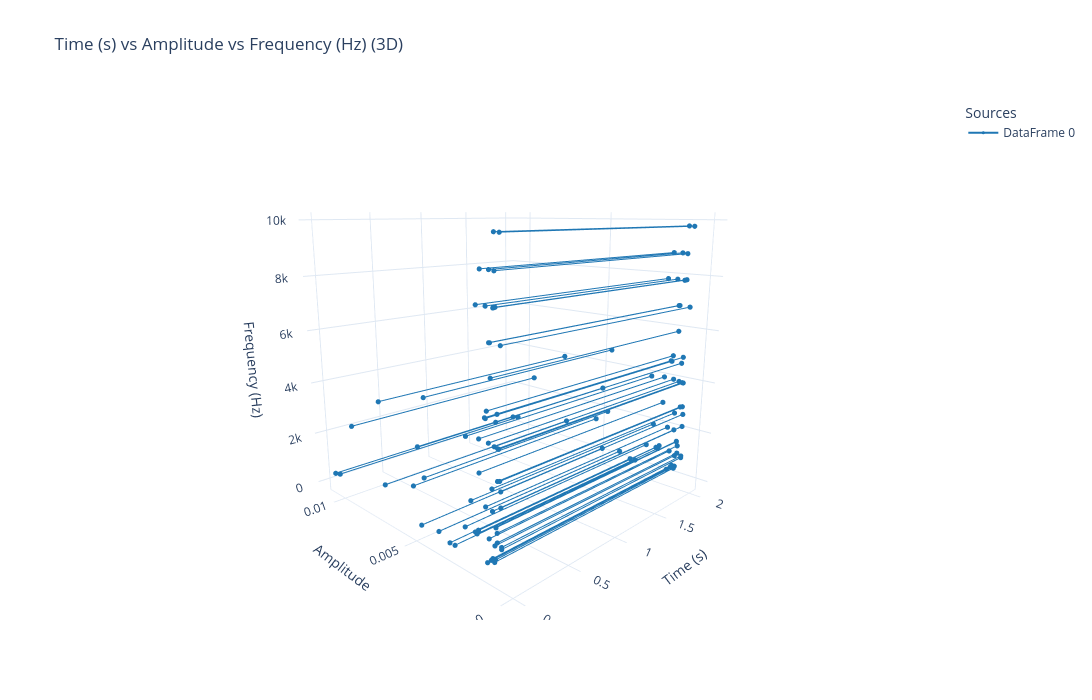

The code cell stored with this chart in its notebook:
### Markdown cell above
Let’s visualize the extended frame:

### Code cell
from audiospylt.multiplotter import plot_combined_3d

plot_combined_3d(
    dfs=[df_multi],
    axis_order=("time", "amp", "freq"),
    flip={"amp": True, "time": True},
    plot_width=1100,
    plot_height=700,
)

### Figure 1 — Plotly figure (JSON) as saved in the notebook; plotly's stock layout.template omitted (floating-point values rounded to 4 significant figures)
{"data": [{"legendgroup": "DataFrame 0", "line": {"color": "#1f77b4", "width": 2}, "marker": {"color": "#1f77b4", "size": 3}, "mode": "lines+markers", "name": "DataFrame 0", "showlegend": true, "type": "scatter3d", "x": [0, 2], "y": [0.003061, 0.003061], "z": [150, 150]}, {"legendgroup": "DataFrame 0", "line": {"color": "#1f77b4", "width": 2}, "marker": {"color": "#1f77b4", "size": 3}, "mode": "lines+markers", "name": "DataFrame 0", "showlegend": false, "type": "scatter3d", "x": [0, 2], "y": [0.002791, 0.002791], "z": [163.2, 163.2]}, {"legendgroup": "DataFrame 0", "line": {"color": "#1f77b4", "width": 2}, "marker": {"color": "#1f77b4", "size": 3}, "mode": "lines+markers", "name": "DataFrame 0", "showlegend": false, "type": "scatter3d", "x": [0, 2], "y": [0.00116, 0.00116], "z": [200, 200]}, {"legendgroup": "DataFrame 0", "line": {"color": "#1f77b4", "width": 2}, "marker": {"color": "#1f77b4", "size": 3}, "mode": "lines+markers", "name": "DataFrame 0", "showlegend": false, "type": "scatter3d", "x": [0, 2], "y": [0.004657, 0.004657], "z": [210.5, 210.5]}, {"legendgroup": "DataFrame 0", "line": {"color": "#1f77b4", "width": 2}, "marker": {"color": "#1f77b4", "size": 3}, "mode": "lines+markers", "name": "DataFrame 0", "showlegend": false, "type": "scatter3d", "x": [0, 2], "y": [0.003659, 0.003659], "z": [331.6, 331.6]}, {"legendgroup": "DataFrame 0", "line": {"color": "#1f77b4", "width": 2}, "marker": {"color": "#1f77b4", "size": 3}, "mode": "lines+markers", "name": "DataFrame 0", "showlegend": false, "type": "scatter3d", "x": [0, 2], "y": [0.000822, 0.000822], "z": [339.5, 339.5]}, {"legendgroup": "DataFrame 0", "line": {"color": "#1f77b4", "width": 2}, "marker": {"color": "#1f77b4", "size": 3}, "mode": "lines+markers", "name": "DataFrame 0", "showlegend": false, "type": "scatter3d", "x": [0, 2], "y": [0.0009813, 0.0009813], "z": [347.4, 347.4]}, {"legendgroup": "DataFrame 0", "line": {"color": "#1f77b4", "width": 2}, "marker": {"color": "#1f77b4", "size": 3}, "mode": "lines+markers", "name": "DataFrame 0", "showlegend": false, "type": "scatter3d", "x": [0, 2], "y": [0.01068, 0.01068], "z": [352.6, 352.6]}, {"legendgroup": "DataFrame 0", "line": {"color": "#1f77b4", "width": 2}, "marker": {"color": "#1f77b4", "size": 3}, "mode": "lines+markers", "name": "DataFrame 0", "showlegend": false, "type": "scatter3d", "x": [0, 2], "y": [0.0103, 0.0103], "z": [423.7, 423.7]}, {"legendgroup": "DataFrame 0", "line": {"color": "#1f77b4", "width": 2}, "marker": {"color": "#1f77b4", "size": 3}, "mode": "lines+markers", "name": "DataFrame 0", "showlegend": false, "type": "scatter3d", "x": [0, 2], "y": [0.000908, 0.000908], "z": [431.6, 431.6]}, {"legendgroup": "DataFrame 0", "line": {"color": "#1f77b4", "width": 2}, "marker": {"color": "#1f77b4", "size": 3}, "mode": "lines+markers", "name": "DataFrame 0", "showlegend": false, "type": "scatter3d", "x": [0, 2], "y": [0.0007805, 0.0007805], "z": [436.8, 436.8]}, {"legendgroup": "DataFrame 0", "line": {"color": "#1f77b4", "width": 2}, "marker": {"color": "#1f77b4", "size": 3}, "mode": "lines+markers", "name": "DataFrame 0", "showlegend": false, "type": "scatter3d", "x": [0, 2], "y": [0.0005028, 0.0005028], "z": [871.1, 871.1]}, {"legendgroup": "DataFrame 0", "line": {"color": "#1f77b4", "width": 2}, "marker": {"color": "#1f77b4", "size": 3}, "mode": "lines+markers", "name": "DataFrame 0", "showlegend": false, "type": "scatter3d", "x": [0, 2], "y": [0.0008083, 0.0008083], "z": [876.3, 876.3]}, {"legendgroup": "DataFrame 0", "line": {"color": "#1f77b4", "width": 2}, "marker": {"color": "#1f77b4", "size": 3}, "mode": "lines+markers", "name": "DataFrame 0", "showlegend": false, "type": "scatter3d", "x": [0, 2], "y": [0.0005027, 0.0005027], "z": [939.5, 939.5]}, {"legendgroup": "DataFrame 0", "line": {"color": "#1f77b4", "width": 2}, "marker": {"color": "#1f77b4", "size": 3}, "mode": "lines+markers", "name": "DataFrame 0", "showlegend": false, "type": "scatter3d", "x": [0, 2], "y": [0.001645, 0.001645], "z": [963.2, 963.2]}, {"legendgroup": "DataFrame 0", "line": {"color": "#1f77b4", "width": 2}, "marker": {"color": "#1f77b4", "size": 3}, "mode": "lines+markers", "name": "DataFrame 0", "showlegend": false, "type": "scatter3d", "x": [0, 2], "y": [0.006906, 0.006906], "z": [978.9, 978.9]}, {"legendgroup": "DataFrame 0", "line": {"color": "#1f77b4", "width": 2}, "marker": {"color": "#1f77b4", "size": 3}, "mode": "lines+markers", "name": "DataFrame 0", "showlegend": false, "type": "scatter3d", "x": [0, 2], "y": [0.00224, 0.00224], "z": [984.2, 984.2]}, {"legendgroup": "DataFrame 0", "line": {"color": "#1f77b4", "width": 2}, "marker": {"color": "#1f77b4", "size": 3}, "mode": "lines+markers", "name": "DataFrame 0", "showlegend": false, "type": "scatter3d", "x": [0, 2], "y": [0.001737, 0.001737], "z": [992.1, 992.1]}, {"legendgroup": "DataFrame 0", "line": {"color": "#1f77b4", "width": 2}, "marker": {"color": "#1f77b4", "size": 3}, "mode": "lines+markers", "name": "DataFrame 0", "showlegend": false, "type": "scatter3d", "x": [0, 2], "y": [0.001074, 0.001074], "z": [1005.0, 1005.0]}, {"legendgroup": "DataFrame 0", "line": {"color": "#1f77b4", "width": 2}, "marker": {"color": "#1f77b4", "size": 3}, "mode": "lines+markers", "name": "DataFrame 0", "showlegend": false, "type": "scatter3d", "x": [0, 2], "y": [0.0006996, 0.0006996], "z": [1011.0, 1011.0]}, {"legendgroup": "DataFrame 0", "line": {"color": "#1f77b4", "width": 2}, "marker": {"color": "#1f77b4", "size": 3}, "mode": "lines+markers", "name": "DataFrame 0", "showlegend": false, "type": "scatter3d", "x": [0, 2], "y": [0.001583, 0.001583], "z": [1103.0, 1103.0]}, {"legendgroup": "DataFrame 0", "line": {"color": "#1f77b4", "width": 2}, "marker": {"color": "#1f77b4", "size": 3}, "mode": "lines+markers", "name": "DataFrame 0", "showlegend": false, "type": "scatter3d", "x": [0, 2], "y": [0.0007007, 0.0007007], "z": [1313.0, 1313.0]}, {"legendgroup": "DataFrame 0", "line": {"color": "#1f77b4", "width": 2}, "marker": {"color": "#1f77b4", "size": 3}, "mode": "lines+markers", "name": "DataFrame 0", "showlegend": false, "type": "scatter3d", "x": [0, 2], "y": [0.0007553, 0.0007553], "z": [1468.0, 1468.0]}, {"legendgroup": "DataFrame 0", "line": {"color": "#1f77b4", "width": 2}, "marker": {"color": "#1f77b4", "size": 3}, "mode": "lines+markers", "name": "DataFrame 0", "showlegend": false, "type": "scatter3d", "x": [0, 2], "y": [0.005074, 0.005074], "z": [1482.0, 1482.0]}, {"legendgroup": "DataFrame 0", "line": {"color": "#1f77b4", "width": 2}, "marker": {"color": "#1f77b4", "size": 3}, "mode": "lines+markers", "name": "DataFrame 0", "showlegend": false, "type": "scatter3d", "x": [0, 2], "y": [0.000754, 0.000754], "z": [1489.0, 1489.0]}, {"legendgroup": "DataFrame 0", "line": {"color": "#1f77b4", "width": 2}, "marker": {"color": "#1f77b4", "size": 3}, "mode": "lines+markers", "name": "DataFrame 0", "showlegend": false, "type": "scatter3d", "x": [0, 2], "y": [0.0009095, 0.0009095], "z": [1929.0, 1929.0]}, {"legendgroup": "DataFrame 0", "line": {"color": "#1f77b4", "width": 2}, "marker": {"color": "#1f77b4", "size": 3}, "mode": "lines+markers", "name": "DataFrame 0", "showlegend": false, "type": "scatter3d", "x": [0, 2], "y": [0.001933, 0.001933], "z": [1942.0, 1942.0]}, {"legendgroup": "DataFrame 0", "line": {"color": "#1f77b4", "width": 2}, "marker": {"color": "#1f77b4", "size": 3}, "mode": "lines+markers", "name": "DataFrame 0", "showlegend": false, "type": "scatter3d", "x": [0, 2], "y": [0.004414, 0.004414], "z": [1955.0, 1955.0]}, {"legendgroup": "DataFrame 0", "line": {"color": "#1f77b4", "width": 2}, "marker": {"color": "#1f77b4", "size": 3}, "mode": "lines+markers", "name": "DataFrame 0", "showlegend": false, "type": "scatter3d", "x": [0, 2], "y": [0.001224, 0.001224], "z": [1968.0, 1968.0]}, {"legendgroup": "DataFrame 0", "line": {"color": "#1f77b4", "width": 2}, "marker": {"color": "#1f77b4", "size": 3}, "mode": "lines+markers", "name": "DataFrame 0", "showlegend": false, "type": "scatter3d", "x": [0, 2], "y": [0.0005327, 0.0005327], "z": [2155.0, 2155.0]}, {"legendgroup": "DataFrame 0", "line": {"color": "#1f77b4", "width": 2}, "marker": {"color": "#1f77b4", "size": 3}, "mode": "lines+markers", "name": "DataFrame 0", "showlegend": false, "type": "scatter3d", "x": [0, 2], "y": [0.0009267, 0.0009267], "z": [2618.0, 2618.0]}, {"legendgroup": "DataFrame 0", "line": {"color": "#1f77b4", "width": 2}, "marker": {"color": "#1f77b4", "size": 3}, "mode": "lines+markers", "name": "DataFrame 0", "showlegend": false, "type": "scatter3d", "x": [0, 2], "y": [0.009138, 0.009138], "z": [2632.0, 2632.0]}, {"legendgroup": "DataFrame 0", "line": {"color": "#1f77b4", "width": 2}, "marker": {"color": "#1f77b4", "size": 3}, "mode": "lines+markers", "name": "DataFrame 0", "showlegend": false, "type": "scatter3d", "x": [0, 2], "y": [0.000533, 0.000533], "z": [2647.0, 2647.0]}, {"legendgroup": "DataFrame 0", "line": {"color": "#1f77b4", "width": 2}, "marker": {"color": "#1f77b4", "size": 3}, "mode": "lines+markers", "name": "DataFrame 0", "showlegend": false, "type": "scatter3d", "x": [0, 2], "y": [0.0006738, 0.0006738], "z": [2921.0, 2921.0]}, {"legendgroup": "DataFrame 0", "line": {"color": "#1f77b4", "width": 2}, "marker": {"color": "#1f77b4", "size": 3}, "mode": "lines+markers", "name": "DataFrame 0", "showlegend": false, "type": "scatter3d", "x": [0, 2], "y": [0.004744, 0.004744], "z": [2934.0, 2934.0]}, {"legendgroup": "DataFrame 0", "line": {"color": "#1f77b4", "width": 2}, "marker": {"color": "#1f77b4", "size": 3}, "mode": "lines+markers", "name": "DataFrame 0", "showlegend": false, "type": "scatter3d", "x": [0, 2], "y": [0.001518, 0.001518], "z": [2939.0, 2939.0]}, {"legendgroup": "DataFrame 0", "line": {"color": "#1f77b4", "width": 2}, "marker": {"color": "#1f77b4", "size": 3}, "mode": "lines+markers", "name": "DataFrame 0", "showlegend": false, "type": "scatter3d", "x": [0, 2], "y": [0.0005772, 0.0005772], "z": [2950, 2950]}, {"legendgroup": "DataFrame 0", "line": {"color": "#1f77b4", "width": 2}, "marker": {"color": "#1f77b4", "size": 3}, "mode": "lines+markers", "name": "DataFrame 0", "showlegend": false, "type": "scatter3d", "x": [0, 2], "y": [0.0006097, 0.0006097], "z": [3895.0, 3895.0]}, {"legendgroup": "DataFrame 0", "line": {"color": "#1f77b4", "width": 2}, "marker": {"color": "#1f77b4", "size": 3}, "mode": "lines+markers", "name": "DataFrame 0", "showlegend": false, "type": "scatter3d", "x": [0, 2], "y": [0.0006546, 0.0006546], "z": [3900.0, 3900.0]}, {"legendgroup": "DataFrame 0", "line": {"color": "#1f77b4", "width": 2}, "marker": {"color": "#1f77b4", "size": 3}, "mode": "lines+markers", "name": "DataFrame 0", "showlegend": false, "type": "scatter3d", "x": [0, 2], "y": [0.00214, 0.00214], "z": [3911.0, 3911.0]}, {"legendgroup": "DataFrame 0", "line": {"color": "#1f77b4", "width": 2}, "marker": {"color": "#1f77b4", "size": 3}, "mode": "lines+markers", "name": "DataFrame 0", "showlegend": false, "type": "scatter3d", "x": [0, 2], "y": [0.0008081, 0.0008081], "z": [3921.0, 3921.0]}, {"legendgroup": "DataFrame 0", "line": {"color": "#1f77b4", "width": 2}, "marker": {"color": "#1f77b4", "size": 3}, "mode": "lines+markers", "name": "DataFrame 0", "showlegend": false, "type": "scatter3d", "x": [0, 2], "y": [0.001069, 0.001069], "z": [3963.0, 3963.0]}, {"legendgroup": "DataFrame 0", "line": {"color": "#1f77b4", "width": 2}, "marker": {"color": "#1f77b4", "size": 3}, "mode": "lines+markers", "name": "DataFrame 0", "showlegend": false, "type": "scatter3d", "x": [0, 2], "y": [0.0071, 0.0071], "z": [3976.0, 3976.0]}, {"legendgroup": "DataFrame 0", "line": {"color": "#1f77b4", "width": 2}, "marker": {"color": "#1f77b4", "size": 3}, "mode": "lines+markers", "name": "DataFrame 0", "showlegend": false, "type": "scatter3d", "x": [0, 2], "y": [0.001513, 0.001513], "z": [3982.0, 3982.0]}, {"legendgroup": "DataFrame 0", "line": {"color": "#1f77b4", "width": 2}, "marker": {"color": "#1f77b4", "size": 3}, "mode": "lines+markers", "name": "DataFrame 0", "showlegend": false, "type": "scatter3d", "x": [0, 2], "y": [0.0007386, 0.0007386], "z": [4653.0, 4653.0]}, {"legendgroup": "DataFrame 0", "line": {"color": "#1f77b4", "width": 2}, "marker": {"color": "#1f77b4", "size": 3}, "mode": "lines+markers", "name": "DataFrame 0", "showlegend": false, "type": "scatter3d", "x": [0, 2], "y": [0.001198, 0.001198], "z": [4661.0, 4661.0]}, {"legendgroup": "DataFrame 0", "line": {"color": "#1f77b4", "width": 2}, "marker": {"color": "#1f77b4", "size": 3}, "mode": "lines+markers", "name": "DataFrame 0", "showlegend": false, "type": "scatter3d", "x": [0, 2], "y": [0.004309, 0.004309], "z": [4666.0, 4666.0]}, {"legendgroup": "DataFrame 0", "line": {"color": "#1f77b4", "width": 2}, "marker": {"color": "#1f77b4", "size": 3}, "mode": "lines+markers", "name": "DataFrame 0", "showlegend": false, "type": "scatter3d", "x": [0, 2], "y": [0.001235, 0.001235], "z": [4674.0, 4674.0]}, {"legendgroup": "DataFrame 0", "line": {"color": "#1f77b4", "width": 2}, "marker": {"color": "#1f77b4", "size": 3}, "mode": "lines+markers", "name": "DataFrame 0", "showlegend": false, "type": "scatter3d", "x": [0, 2], "y": [0.001148, 0.001148], "z": [4887.0, 4887.0]}, {"legendgroup": "DataFrame 0", "line": {"color": "#1f77b4", "width": 2}, "marker": {"color": "#1f77b4", "size": 3}, "mode": "lines+markers", "name": "DataFrame 0", "showlegend": false, "type": "scatter3d", "x": [0, 2], "y": [0.0006786, 0.0006786], "z": [4895.0, 4895.0]}, {"legendgroup": "DataFrame 0", "line": {"color": "#1f77b4", "width": 2}, "marker": {"color": "#1f77b4", "size": 3}, "mode": "lines+markers", "name": "DataFrame 0", "showlegend": false, "type": "scatter3d", "x": [0, 2], "y": [0.000962, 0.000962], "z": [5866.0, 5866.0]}, {"legendgroup": "DataFrame 0", "line": {"color": "#1f77b4", "width": 2}, "marker": {"color": "#1f77b4", "size": 3}, "mode": "lines+markers", "name": "DataFrame 0", "showlegend": false, "type": "scatter3d", "x": [0, 2], "y": [0.0005207, 0.0005207], "z": [6832.0, 6832.0]}, {"legendgroup": "DataFrame 0", "line": {"color": "#1f77b4", "width": 2}, "marker": {"color": "#1f77b4", "size": 3}, "mode": "lines+markers", "name": "DataFrame 0", "showlegend": false, "type": "scatter3d", "x": [0, 2], "y": [0.001018, 0.001018], "z": [6845.0, 6845.0]}, {"legendgroup": "DataFrame 0", "line": {"color": "#1f77b4", "width": 2}, "marker": {"color": "#1f77b4", "size": 3}, "mode": "lines+markers", "name": "DataFrame 0", "showlegend": false, "type": "scatter3d", "x": [0, 2], "y": [0.0009803, 0.0009803], "z": [6850.0, 6850.0]}, {"legendgroup": "DataFrame 0", "line": {"color": "#1f77b4", "width": 2}, "marker": {"color": "#1f77b4", "size": 3}, "mode": "lines+markers", "name": "DataFrame 0", "showlegend": false, "type": "scatter3d", "x": [0, 2], "y": [0.0008297, 0.0008297], "z": [7808.0, 7808.0]}, {"legendgroup": "DataFrame 0", "line": {"color": "#1f77b4", "width": 2}, "marker": {"color": "#1f77b4", "size": 3}, "mode": "lines+markers", "name": "DataFrame 0", "showlegend": false, "type": "scatter3d", "x": [0, 2], "y": [0.0008083, 0.0008083], "z": [7813.0, 7813.0]}, {"legendgroup": "DataFrame 0", "line": {"color": "#1f77b4", "width": 2}, "marker": {"color": "#1f77b4", "size": 3}, "mode": "lines+markers", "name": "DataFrame 0", "showlegend": false, "type": "scatter3d", "x": [0, 2], "y": [0.001587, 0.001587], "z": [7821.0, 7821.0]}, {"legendgroup": "DataFrame 0", "line": {"color": "#1f77b4", "width": 2}, "marker": {"color": "#1f77b4", "size": 3}, "mode": "lines+markers", "name": "DataFrame 0", "showlegend": false, "type": "scatter3d", "x": [0, 2], "y": [0.001154, 0.001154], "z": [7826.0, 7826.0]}, {"legendgroup": "DataFrame 0", "line": {"color": "#1f77b4", "width": 2}, "marker": {"color": "#1f77b4", "size": 3}, "mode": "lines+markers", "name": "DataFrame 0", "showlegend": false, "type": "scatter3d", "x": [0, 2], "y": [0.0007345, 0.0007345], "z": [7834.0, 7834.0]}, {"legendgroup": "DataFrame 0", "line": {"color": "#1f77b4", "width": 2}, "marker": {"color": "#1f77b4", "size": 3}, "mode": "lines+markers", "name": "DataFrame 0", "showlegend": false, "type": "scatter3d", "x": [0, 2], "y": [0.0007692, 0.0007692], "z": [8787.0, 8787.0]}, {"legendgroup": "DataFrame 0", "line": {"color": "#1f77b4", "width": 2}, "marker": {"color": "#1f77b4", "size": 3}, "mode": "lines+markers", "name": "DataFrame 0", "showlegend": false, "type": "scatter3d", "x": [0, 2], "y": [0.001389, 0.001389], "z": [8800, 8800]}, {"legendgroup": "DataFrame 0", "line": {"color": "#1f77b4", "width": 2}, "marker": {"color": "#1f77b4", "size": 3}, "mode": "lines+markers", "name": "DataFrame 0", "showlegend": false, "type": "scatter3d", "x": [0, 2], "y": [0.000994, 0.000994], "z": [8805.0, 8805.0]}, {"legendgroup": "DataFrame 0", "line": {"color": "#1f77b4", "width": 2}, "marker": {"color": "#1f77b4", "size": 3}, "mode": "lines+markers", "name": "DataFrame 0", "showlegend": false, "type": "scatter3d", "x": [0, 2], "y": [0.0005445, 0.0005445], "z": [9774.0, 9774.0]}, {"legendgroup": "DataFrame 0", "line": {"color": "#1f77b4", "width": 2}, "marker": {"color": "#1f77b4", "size": 3}, "mode": "lines+markers", "name": "DataFrame 0", "showlegend": false, "type": "scatter3d", "x": [0, 2], "y": [0.0007771, 0.0007771], "z": [9782.0, 9782.0]}], "layout": {"height": 700, "legend": {"title": {"text": "Sources"}}, "scene": {"camera": {"center": {"x": 0, "y": 0, "z": 0}, "eye": {"x": 1.5, "y": 1.5, "z": 0.5}, "up": {"x": 0, "y": 0, "z": 1}}, "xaxis": {"range": [2.1, -0.1], "title": {"text": "Time (s)"}}, "yaxis": {"range": [0.01122, -0.0005341], "title": {"text": "Amplitude"}}, "zaxis": {"range": [-489.1, 10270.0], "title": {"text": "Frequency (Hz)"}}}, "showlegend": true, "title": {"text": "Time (s) vs Amplitude vs Frequency (Hz) (3D)"}, "width": 1100}}
